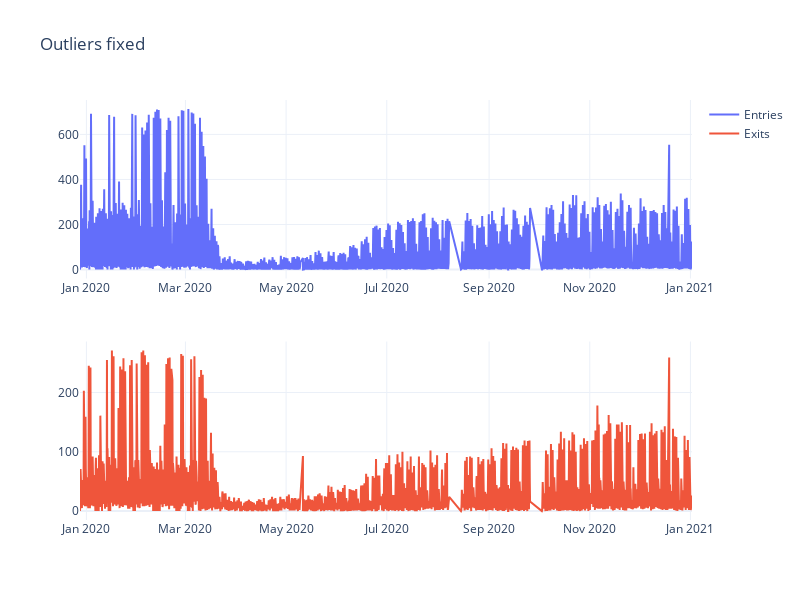

Notebook cell for this chart:
### Code cell
turnstile_plot(df1, cascp, 'Outliers fixed')

### Figure 1 — Plotly figure (JSON) as saved in the notebook; plotly's stock layout.template omitted (floating-point values rounded to 4 significant figures; data arrays with more than 128 entries replaced by an {"elided": "..."} marker saying what was removed)
{"data": [{"name": "Entries", "type": "scatter", "x": {"elided": "2158 str values"}, "xaxis": "x", "y": {"elided": "2158 int values"}, "yaxis": "y"}, {"name": "Exits", "type": "scatter", "x": {"elided": "2158 str values"}, "xaxis": "x2", "y": {"elided": "2158 int values"}, "yaxis": "y2"}], "layout": {"height": 600, "title": {"text": "Outliers fixed"}, "width": 800, "xaxis": {"anchor": "y", "domain": [0, 1]}, "xaxis2": {"anchor": "y2", "domain": [0, 1]}, "yaxis": {"anchor": "x", "domain": [0.575, 1]}, "yaxis2": {"anchor": "x2", "domain": [0, 0.425]}}}
